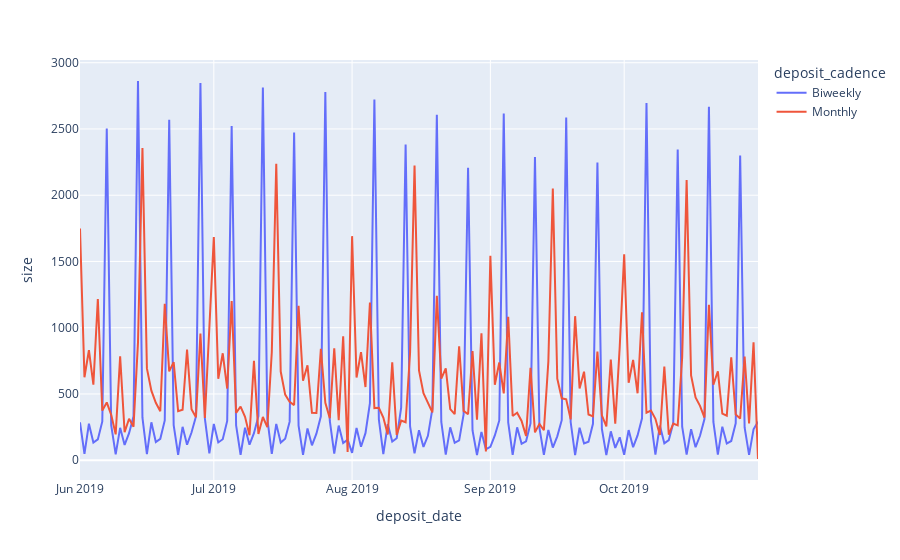

This figure's notebook cell:
### Code cell
fig2 = px.line(cadence, x="deposit_date", y="size", color='deposit_cadence')
fig2.show()

### Figure 1 — Plotly figure (JSON) as saved in the notebook; plotly's stock layout.template omitted (floating-point values rounded to 4 significant figures; data arrays with more than 128 entries replaced by an {"elided": "..."} marker saying what was removed)
{"data": [{"hovertemplate": "deposit_cadence=Biweekly<br>deposit_date=%{x}<br>size=%{y}<extra></extra>", "legendgroup": "Biweekly", "line": {"color": "#636efa", "dash": "solid"}, "marker": {"symbol": "circle"}, "mode": "lines", "name": "Biweekly", "orientation": "v", "showlegend": true, "type": "scatter", "x": {"elided": "153 str values"}, "xaxis": "x", "y": {"elided": "153 int values"}, "yaxis": "y"}, {"hovertemplate": "deposit_cadence=Monthly<br>deposit_date=%{x}<br>size=%{y}<extra></extra>", "legendgroup": "Monthly", "line": {"color": "#EF553B", "dash": "solid"}, "marker": {"symbol": "circle"}, "mode": "lines", "name": "Monthly", "orientation": "v", "showlegend": true, "type": "scatter", "x": {"elided": "153 str values"}, "xaxis": "x", "y": {"elided": "153 int values"}, "yaxis": "y"}], "layout": {"legend": {"title": {"text": "deposit_cadence"}, "tracegroupgap": 0}, "margin": {"t": 60}, "xaxis": {"anchor": "y", "domain": [0, 1], "title": {"text": "deposit_date"}}, "yaxis": {"anchor": "x", "domain": [0, 1], "title": {"text": "size"}}}}
